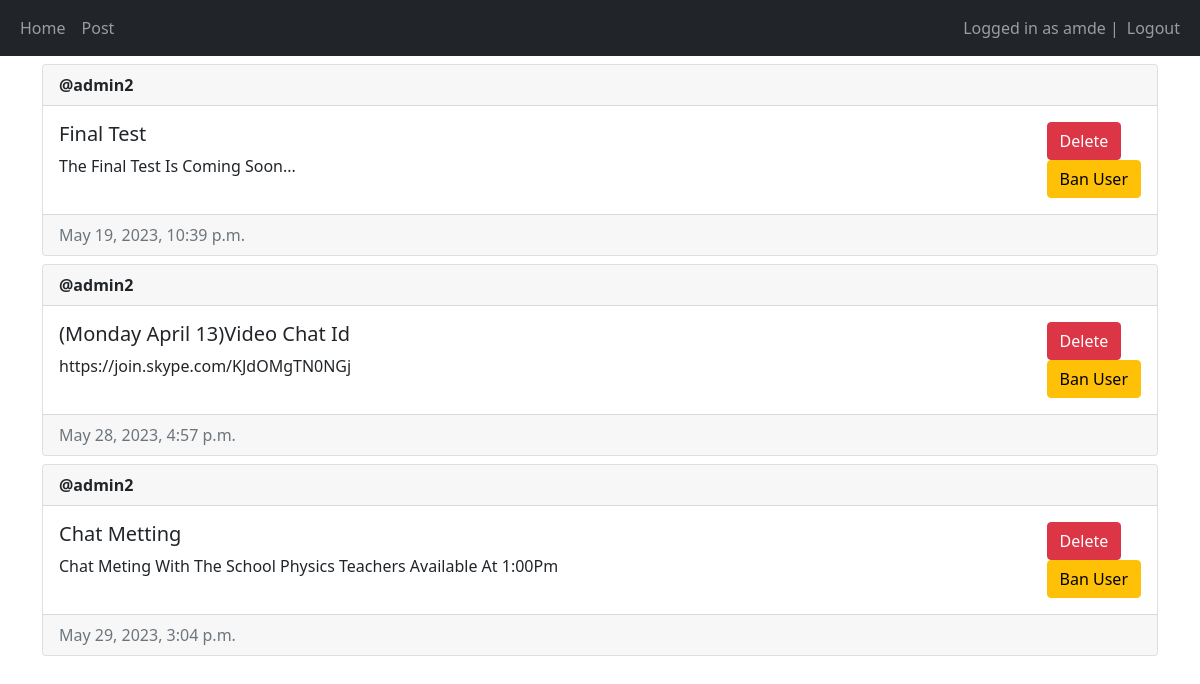
Screenshot of / (signed in) with the database file from the repository.
### main/models.py (models this page shows, shortened)
class Post(models.Model):
    author = models.ForeignKey(User, on_delete=models.CASCADE)
    title = models.CharField(max_length=200)
    description = models.TextField()
    created_at = models.DateTimeField(auto_now_add=True)
    updated_at = models.DateTimeField(auto_now=True)

### main/views.py (the view, shortened to what this page needs)
# urls.py: path('', views.home, name='home'),
@login_required(login_url="/login")
def home(request):
    posts = Post.objects.all()
    return render(request, 'main/home.html', {"posts": posts})

### main/templates/main/home.html (shortened to what this page needs)
{% extends 'main/base.html' %} {% block title %}Home Page{% endblock %}
{% block content %} {% for post in posts %}
<div class="card mt-2">
  <div class="card-header"><strong>@{{ post.author.username }}</strong></div>
  <div class="card-body d-flex flex-row justify-content-between">
    <div>
      <h5 class="card-title">{{post.title}}</h5>
      <p>{{post.description}}</p>
    </div>
    <div>
      {% if user == post.author or perms.main.delete_post %}
      <form method="post">
        <button
          type="submit"
          class="btn btn-danger"
          name="post-id"
          value="{{post.id}}"
        >
          Delete
        </button>
      </form>
      {% endif %}
      {% if user.is_staff %}
      <form method="post">
        <button
          type="submit"
          class="btn btn-warning"
          name="user-id"
          value="{{post.author.id}}"
        >
          Ban User
        </button>
      </form>
      {% endif %}
    </div>
  </div>
  <div class="card-footer text-muted">{{post.created_at}}</div>
</div>
{% empty %}
<p>No posts yet :(</p>
{% endfor %} {% endblock %}

### main/templates/main/base.html (shortened to what this page needs)
<!DOCTYPE html>
<html lang="en">
  <head>
    <link
      href="https://cdn.jsdelivr.net/npm/bootstrap@5.1.3/dist/css/bootstrap.min.css"
      rel="stylesheet"
    />
  </head>
  <body>
    <nav class="navbar navbar-expand-lg navbar-dark bg-dark">
      <div class="container-fluid">
        <div>
          <ul class="navbar-nav">
            <li class="nav-item">
              <a class="nav-link" href="/home">Home</a>
            </li>
            <li class="nav-item">
              <a class="nav-link" href="/create-post">Post</a>
            </li>
          </ul>
        </div>
        <div>
          <ul class="navbar-nav">
            {% if user.is_authenticated %}
            <span class="navbar-text">Logged in as {{user.username}} | </span>
            <li class="nav-item">
              <a class="nav-link" href="/logout">Logout</a>
            </li>
            {% else %}
            <li class="nav-item">
              <a class="nav-link" href="/login">Login</a>
            </li>
            {% endif %}
          </ul>
        </div>
      </div>
    </nav>
    <div class="container">{% block content %} {% endblock %}</div>
  </body>
</html>

### rows the page displays
Post: author.username "admin2", title "Final Test", description "The Final Test Is Coming Soon...", {{ post.id }} 9 (drawn), created_at "May 19, 2023, 10:39 p.m."
Post: author.username "admin2", title "(Monday April 13)Video Chat Id", description "https://join.skype.com/KJdOMgTN0NGj", {{ post.id }} 10 (drawn), created_at "May 28, 2023, 4:57 p.m."
Post: author.username "admin2", title "Chat Metting", description "Chat Meting With The School Physics Teachers Available At 1:00Pm", {{ post.id }} 11 (drawn), created_at "May 29, 2023, 3:04 p.m."

### other values shown
{{ user.username }} "amde"
